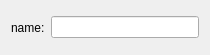
<?xml version="1.0" encoding="UTF-8"?>
<ui version="4.0">
 <class>ICBStreamer</class>
 <widget class="QWidget" name="ICBStreamer">
  <property name="geometry">
   <rect>
    <x>0</x>
    <y>0</y>
    <width>210</width>
    <height>55</height>
   </rect>
  </property>
  <property name="windowTitle">
   <string>Form</string>
  </property>
  <layout class="QHBoxLayout" name="horizontalLayout">
   <item>
    <widget class="QLabel" name="label">
     <property name="text">
      <string>name:</string>
     </property>
    </widget>
   </item>
   <item>
    <widget class="QLineEdit" name="lineEdit"/>
   </item>
  </layout>
 </widget>
 <resources/>
 <connections/>
</ui>
